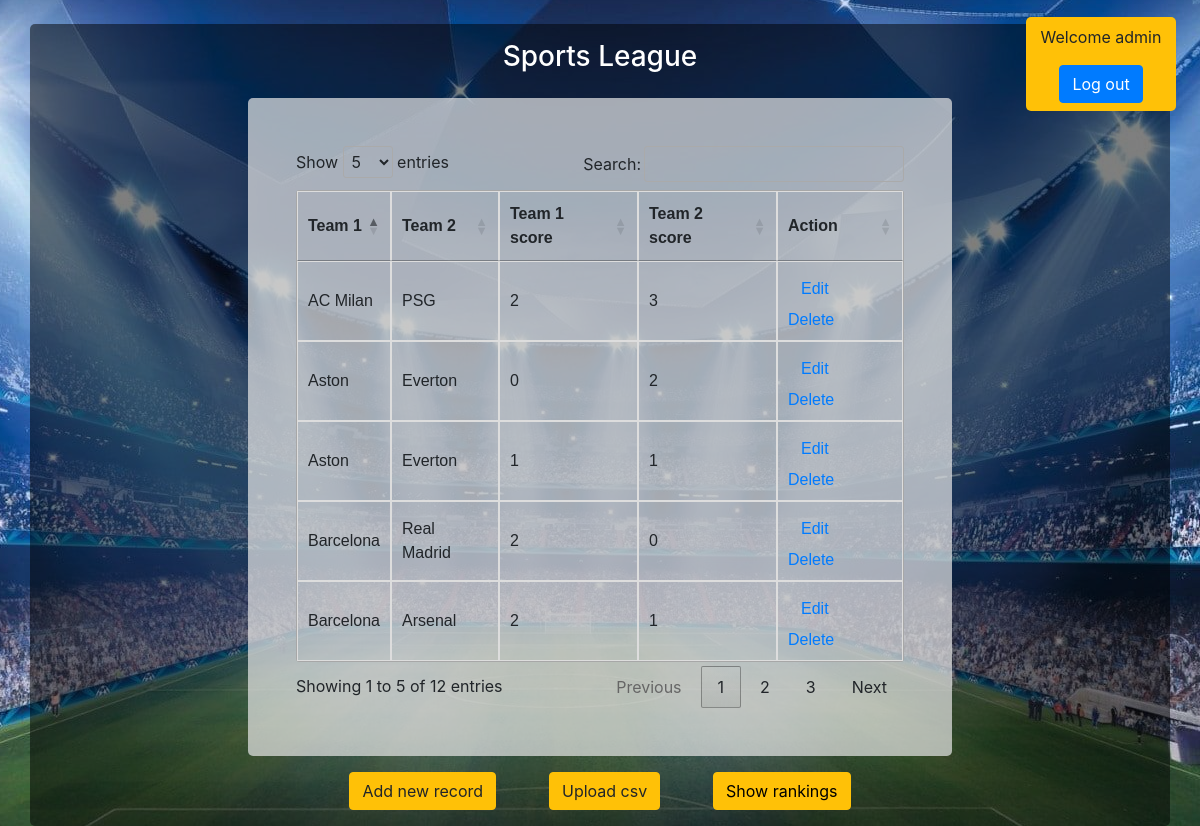
The app's page / (signed in) with its own data.
### ranking/models.py (models this page shows, shortened)
class Games(models.Model):
    team_1 = models.ForeignKey(Team, on_delete=models.CASCADE, related_name='games_as_team_1')
    team_2 = models.ForeignKey(Team, on_delete=models.CASCADE, related_name='games_as_team_2')
    team_1_score = models.IntegerField()
    team_2_score = models.IntegerField()
    class Meta:
        verbose_name_plural = "games"

class Team(models.Model):
    name = models.CharField(max_length=255)
    def __str__(self):
        return self.name

### ranking/views.py (the view)
# urls.py: path('', show, name="show_results"),
@login_required(login_url='/login')
def show(request):
    games = Games.objects.all()
    return render(request, "show.html", {'games': games})

### ranking/templates/show.html (shortened to what this page needs)
<!DOCTYPE html>
<html lang="en">
<head>
    {% load static %}
    <link rel="stylesheet" href="{% static 'css/bootstrap.min.css' %}">
    <link rel="stylesheet" href="{% static 'css/styles.css' %}">
    <link rel="stylesheet" href="https://cdnjs.cloudflare.com/ajax/libs/bootstrap-table/1.9.0/bootstrap-table.min.css">
    <link rel="stylesheet" href="https://cdn.datatables.net/1.10.9/css/jquery.dataTables.min.css">
</head>
<body class="sport_league__body">
<scetion class="user-info">
    <span>Welcome {{ request.user.username }}</span>
    <button class="btn btn-primary mt-3 btn-add-record"><a href="/logout">Log out</a></button>
</scetion>
<section class="section__game_list container mt-4 p-3">
    <h3 class="mb-4">Sports League</h3>
    <div class="section__game_list_table p-5">
        <table id="table__game_list">
            <thead>
            <tr>
                <th>Team 1</th>
                <th>Team 2</th>
                <th>Team 1 score</th>
                <th>Team 2 score</th>
                <th>Action</th>
            </tr>
            </thead>
            <tbody>
            {% for game in games %}
            <tr>
                <td>{{ game.team_1 }}</td>
                <td>{{game.team_2}}</td>
                <td>{{game.team_1_score}}</td>
                <td>{{game.team_2_score}}</td>
                <td>
                    <button class="btn btn-link btn-add-record" data-toggle="modal" data-target="#myModal"
                            onclick="editGame({{ game.id }})">Edit
                    </button>
                    <a href="/delete/{{game.id}}">Delete</a>
                </td>
            </tr>
            {% endfor %}
            </tbody>
        </table>
    </div>
    <div class="section__buttons">
        <button class="btn btn-warning mt-3 btn-add-record" data-toggle="modal" data-target="#myModal"
                onclick="addNewRecord()">Add new record
        </button>
        <button class="btn btn-warning mt-3 btn-add-record" data-toggle="modal" data-target="#myModal"
                onclick="uploadCSV()">Upload csv
        </button>
        <button class="btn btn-warning mt-3 btn-add-record">
            <a style="color:black;" href="{% url 'ranking_list' %}">Show rankings</a>
        </button>
    </div>
</section>
</body>
</html>

### ranking/static/css/styles.css (style rules this page uses)
* { margin: 0; padding: 0; box-sizing: border-box; }
.sport_league__body, .sport_league_ranking__body { background-image: url('/static/images/sports_league_home.jpg'); background-position: center; background-repeat: none; width: 100vw; height: 100vh; overflow: none; }
.section__game_list, .section__ranking_list { display: flex; flex-direction: column; align-items: center; justify-content: space-around; background: rgba(0, 0, 0, 0.5); border-radius: 5px; }
.section__game_list h3, .section__ranking_list h3 { color: white; }
.section__game_list_table, .div__ranking_list { background-color: rgb(231, 231, 231, 0.7) !important; border-radius: 5px; }
table { font-family: arial, sans-serif; border-collapse: collapse; width: 100%; border: 1px solid #a7a7a7 !important; border-radius: 3px !important; }
td, th { border: 1px solid #dddddd; text-align: left; padding: 4px 8px; }
tr:nth-child(even) { background-color: #dddddd; }
.section__buttons { width: 50%; display: flex; justify-content: space-around; align-items: center; }
.user-info { position: absolute; top: 2%; right: 2%; background-color: #ffc107; border-color: #ffc107; border-radius: 5px; min-width: 150px; padding: 8px 4px; display: flex; flex-direction: column; align-items: center; justify-content: center; }
.user-info a { text-decoration: none; color: white; }

### records on screen
Games: team_1 "Barcelona", team_2 "Real Madrid", team_1_score "2", team_2_score "0"
Games: team_1 "AC Milan", team_2 "PSG", team_1_score "2", team_2_score "3"
Games: team_1 "Barcelona", team_2 "Arsenal", team_1_score "2", team_2_score "1"
Games: team_1 "Aston", team_2 "Everton", team_1_score "0", team_2_score "2"
Games: team_1 "Aston", team_2 "Everton", team_1_score "1", team_2_score "1"

### other values on screen
{{ request.user.username }} "admin"
